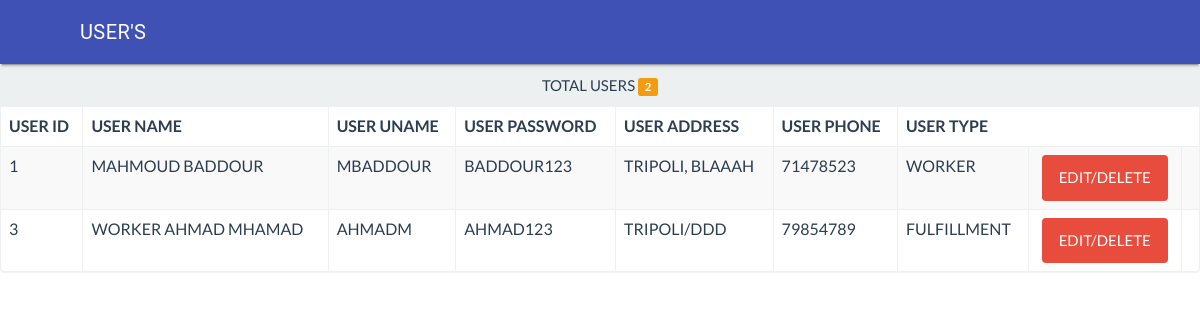
The app's page /AdminWorkers.php (signed in) with its own data.
### tables this page shows
CREATE TABLE `workers` (
  `worker_id` int(11) NOT NULL,
  `worker_Full_Name` text NOT NULL,
  `worker_Uname` text NOT NULL,
  `worker_Pass` text NOT NULL,
  `worker_Address` text NOT NULL,
  `worker_Phone` text NOT NULL,
  `worker_Type` text NOT NULL DEFAULT 'worker'
);

### AdminWorkers.php (the view, shortened to what this page needs)
<html>
  <head>
          <link rel="stylesheet" type="text/css" href="css/index.css">
		<link rel="stylesheet" href="css/material.min.css">
<link rel="stylesheet" href="https://cdnjs.cloudflare.com/ajax/libs/font-awesome/4.2.0/css/font-awesome.min.css">
<link rel="stylesheet" type="text/css" href="./assets/bootstrap.css">
  </head>
  <body>
    <div class="mdl-layout mdl-js-layout mdl-layout--fixed-header">
      <header class="mdl-layout__header">
        <div class="mdl-layout__header-row">
          <span class="mdl-layout-title">User's</span>
      </header>
      <main class="mdl-layout__content">
        <div class="page-content">
		<div align="center">
    <?PHP
    include("./config.php");
     $q = mysqli_query($connection, "SELECT * FROM workers WHERE worker_Type='worker' OR worker_Type='Fulfillment'")or die(mysqli_error($connection));
     $t = mysqli_num_rows($q);
     echo '
    <div class="">
        <div class="panel panel-default">
          <div class="panel-heading no-collapse">  <center>Total users <span class="label label-warning">'.$t.'  </center></span></div>
            <table class="table table-bordered table-striped">
              <thead>
                <tr>
                  <th>User id</th>
                  <th>User Name</th>
                  <th>User UName</th>
                  <th>User Password</th>
                  <th>User Address</th>
                  <th>User Phone</th>
                  <th>User Type</th>
                </tr>
              </thead>
              <tbody>';
  while($row = mysqli_fetch_assoc($q)){
              echo '<tr>
                  <td>'.$row['worker_id'].'</td>
                  <td>'.$row['worker_Full_Name'].'</td>
                  <td>'.$row['worker_Uname'].'</td>
                  <td>'.$row['worker_Pass'].'</td>
                  <td>'.$row['worker_Address'].'</td>
                  <td>'.$row['worker_Phone'].'</td>
                  <td>'.$row['worker_Type'].'</td>
                  <td>
      <a href="AdminWorker.php?id='.$row['worker_id'].'"><center><span class="btn label-danger"><font color=white>Edit/Delete</font></center></span></a>
      </td><td>'; }
?>
		</div>
      </main>
    </div>
  </body>
</html>

### css/index.css (style rules this page uses)
* { -webkit-tap-highlight-color: rgba(0,0,0,0); }
body { -webkit-touch-callout: none; -webkit-text-size-adjust: none; -webkit-user-select: none; background-color:#E4E4E4; background-image:linear-gradient(top, #A7A7A7 0%, #E4E4E4 51%); font-family: system-ui, -apple-system, -apple-system-font, 'Segoe UI', 'Roboto', sans-serif; font-size:12px; height:100vh; margin:0px; padding:0px; padding: env(safe-area-inset-top, 0px) env(safe-area-inset-right, 0px) env(safe-area-inset-bottom, 0px) env(safe-area-inset-right, 0px); text-transform:uppercase; width:100%; }

### records on screen
workers: worker_id "1", worker_Full_Name "MAHMOUD BADDOUR", worker_Uname "MBADDOUR", worker_Pass "BADDOUR123", worker_Address "TRIPOLI, BLAAAH", worker_Phone "71478523", worker_Type "WORKER"
workers: worker_id "3", worker_Full_Name "WORKER AHMAD MHAMAD", worker_Uname "AHMADM", worker_Pass "AHMAD123", worker_Address "TRIPOLI/DDD", worker_Phone "79854789", worker_Type "FULFILLMENT"

### other values on screen
$t "2"
